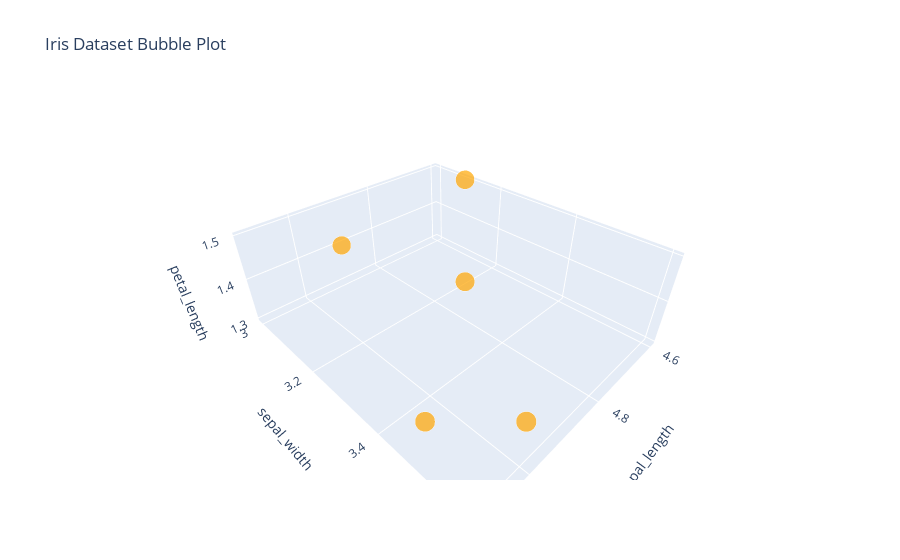

Source (notebook cell):
### Code cell
import plotly.express as px
fig2 = px.scatter_3d(
    df.head(),
    x='sepal_length',
    y='sepal_width',
    z='petal_length',
    size='sepal_width',  # Bubble size
    title="Iris Dataset Bubble Plot",
    color_discrete_sequence=['orange']  # Set all points to orange
)
fig2.show()

### Figure 1 — Plotly figure (JSON) as saved in the notebook; plotly's stock layout.template omitted (floating-point values rounded to 4 significant figures)
{"data": [{"hovertemplate": "sepal_length=%{x}<br>sepal_width=%{marker.size}<br>petal_length=%{z}<extra></extra>", "legendgroup": "", "marker": {"color": "orange", "size": [3.5, 3.0, 3.2, 3.1, 3.6], "sizemode": "area", "sizeref": 0.009, "symbol": "circle"}, "mode": "markers", "name": "", "scene": "scene", "showlegend": false, "type": "scatter3d", "x": [5.1, 4.9, 4.7, 4.6, 5.0], "y": [3.5, 3.0, 3.2, 3.1, 3.6], "z": [1.4, 1.4, 1.3, 1.5, 1.4]}], "layout": {"legend": {"itemsizing": "constant", "tracegroupgap": 0}, "scene": {"domain": {"x": [0, 1], "y": [0, 1]}, "xaxis": {"title": {"text": "sepal_length"}}, "yaxis": {"title": {"text": "sepal_width"}}, "zaxis": {"title": {"text": "petal_length"}}}, "title": {"text": "Iris Dataset Bubble Plot"}}}
